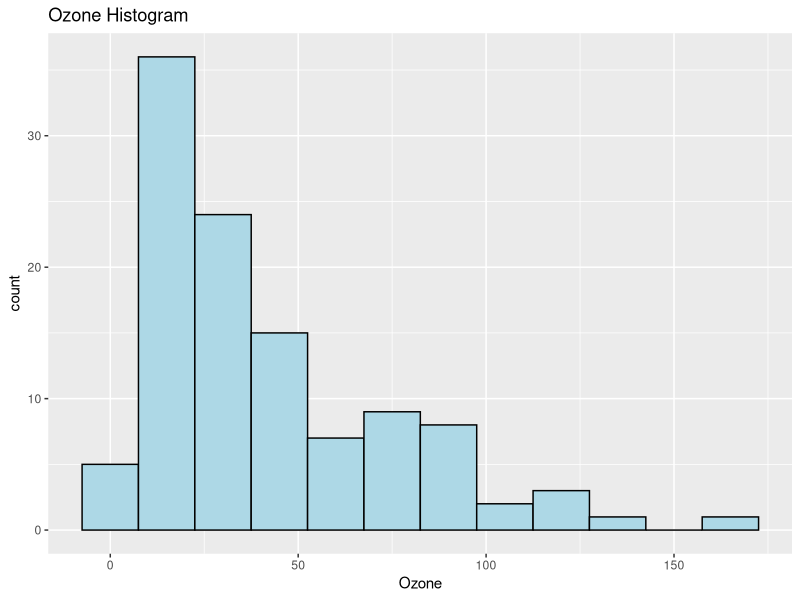
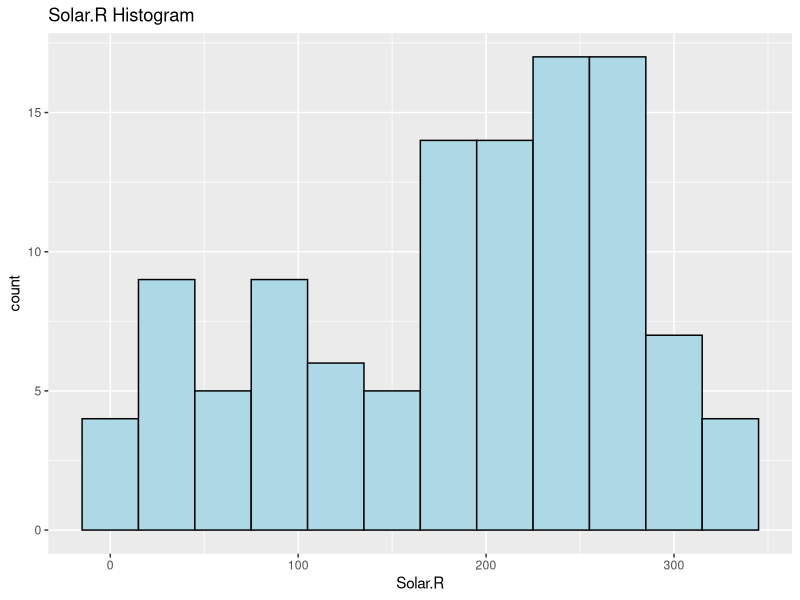
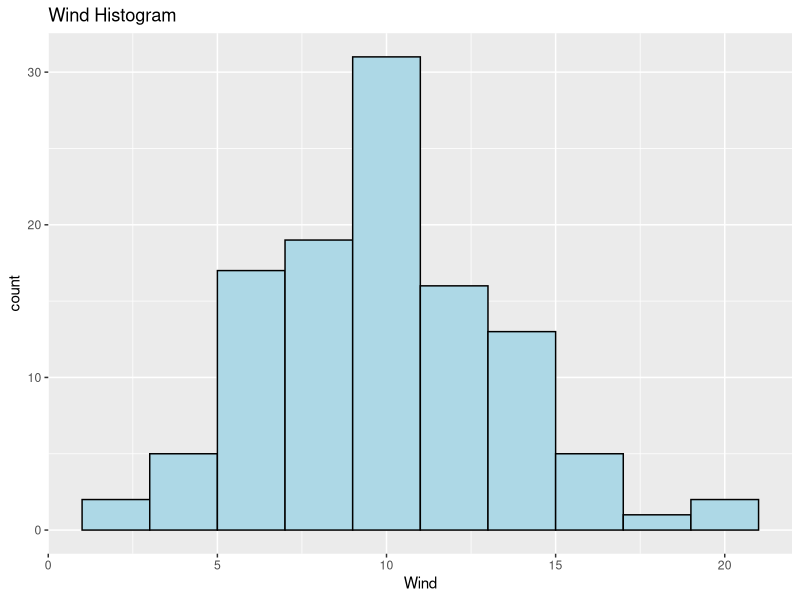
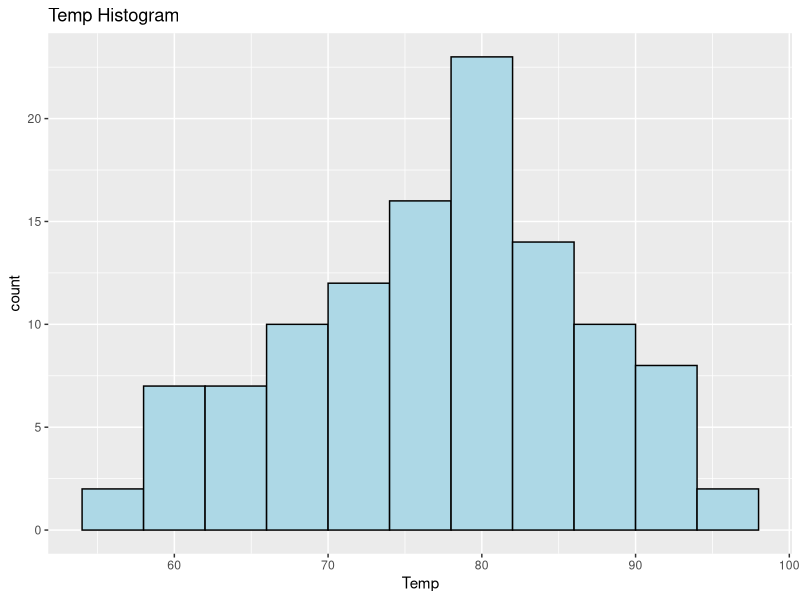
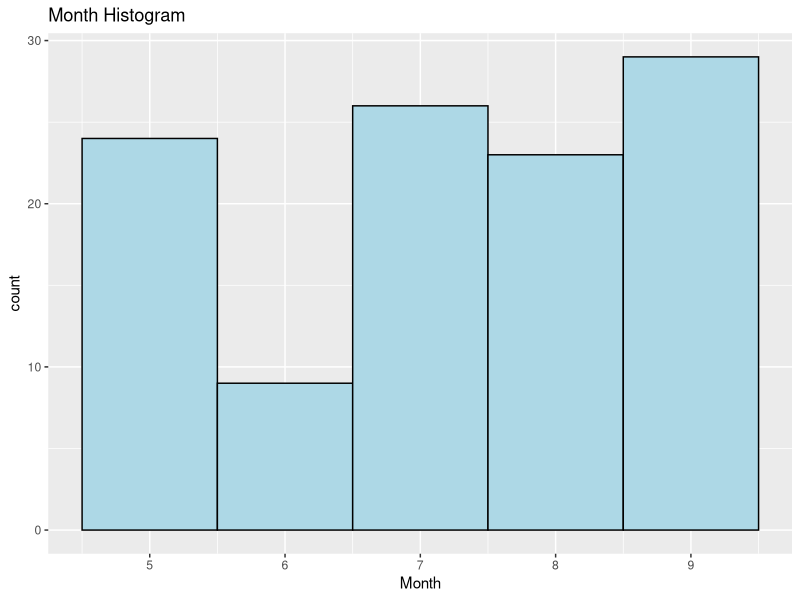
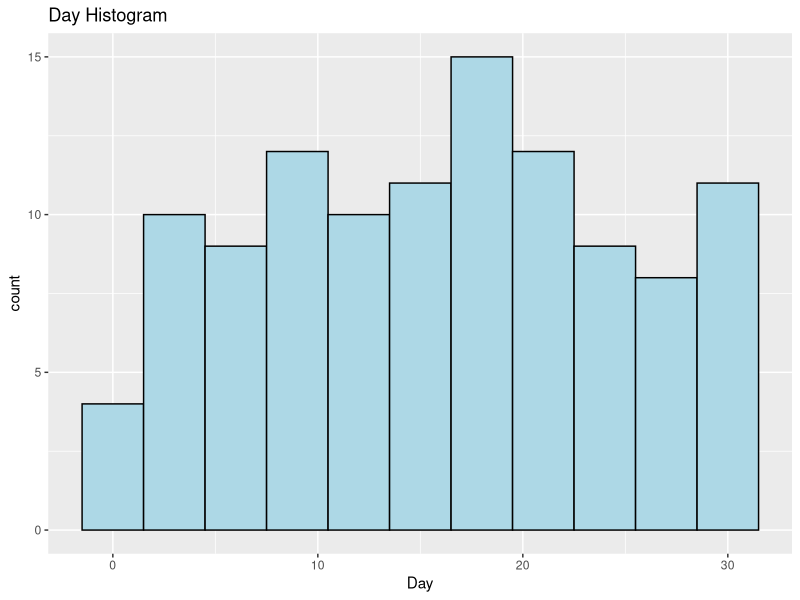
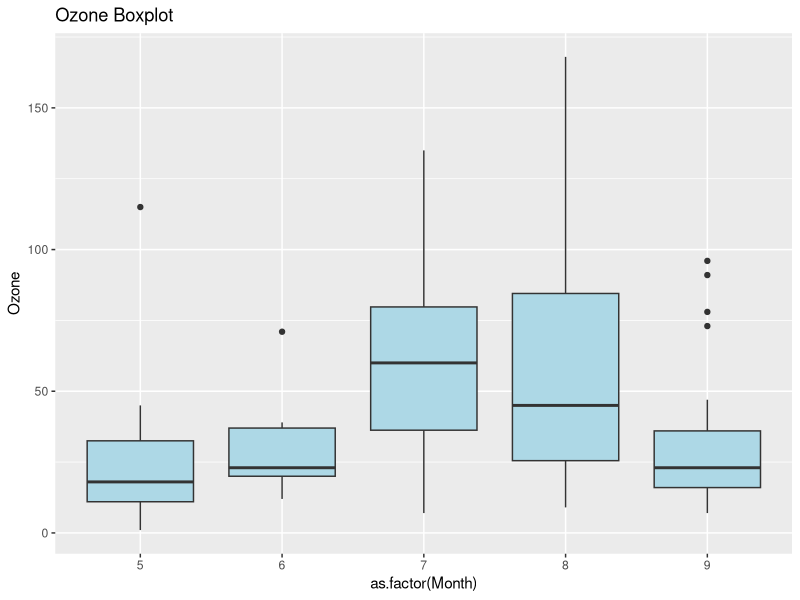
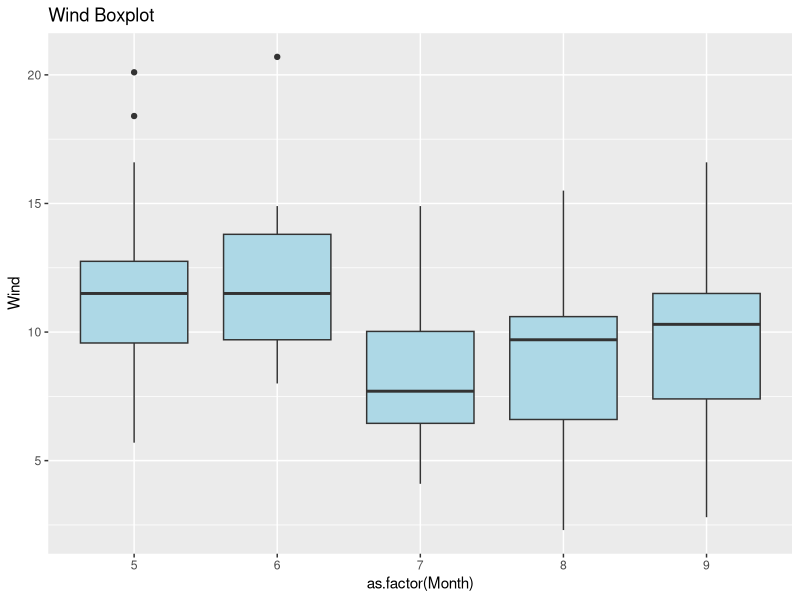

These figures' R source, in order:
# load airquality dataset into new set named airquality
myairquality <- airquality

# clean up NAs
myairqualityClean <- na.omit(myairquality)

# create histograms for each variable, number of bins chosen by taking
# the square root of the number of data points and rounding up = 11,
# binwidth calculated by taking the range of the data points and dividing
# by number of bins, rounding up
library(ggplot2)
# ozone
ozoneHist <- ggplot(myairqualityClean, aes(x=Ozone))
ozoneHist <- ozoneHist + geom_histogram(binwidth = 15, color="black", fill="light blue")
ozoneHist <- ozoneHist + ggtitle('Ozone Histogram')
ozoneHist

# solar.r
solarrHist <- ggplot(myairqualityClean, aes(x=Solar.R))
solarrHist <- solarrHist + geom_histogram(binwidth = 30, color="black", fill="light blue")
solarrHist <- solarrHist + ggtitle('Solar.R Histogram')
solarrHist

# wind
windHist <- ggplot(myairqualityClean, aes(x=Wind))
windHist <- windHist + geom_histogram(binwidth = 2, color="black", fill="light blue")
windHist <- windHist + ggtitle('Wind Histogram')
windHist

# temp
tempHist <- ggplot(myairqualityClean, aes(x=Temp))
tempHist <- tempHist + geom_histogram(binwidth = 4, color="black", fill="light blue")
tempHist <- tempHist + ggtitle('Temp Histogram')
tempHist

# month
monthHist <- ggplot(myairqualityClean, aes(x=Month))
monthHist <- monthHist + geom_histogram(binwidth = 1, color="black", fill="light blue")
monthHist <- monthHist + ggtitle('Month Histogram')
monthHist

# day
dayHist <- ggplot(myairqualityClean, aes(x=Day))
dayHist <- dayHist + geom_histogram(binwidth = 3, color="black", fill="light blue")
dayHist <- dayHist + ggtitle('Day Histogram')
dayHist

# boxplot for Ozone
ozoneBox <- ggplot(myairqualityClean, aes(x=as.factor(Month), y=Ozone))
ozoneBox <- ozoneBox + geom_boxplot(fill="light blue")
ozoneBox <- ozoneBox + ggtitle('Ozone Boxplot')
ozoneBox

# boxplot for wind
windBox <- ggplot(myairqualityClean, aes(x=as.factor(Month), y=Wind))
windBox <- windBox + geom_boxplot(fill="light blue")
windBox <- windBox + ggtitle('Wind Boxplot')
windBox

# explore how the data changes over time
# create appropriate dates
myairquality$Date <- as.Date(paste("1973", myairquality$Month, myairquality$Day, sep = "-"))

# create line charts for ozone, temp, wind, and solar.r
# ozone
ozoneLine <- ggplot(myairquality, aes(x=Date, y=Ozone))
ozoneLine <- ozoneLine + geom_line(color = "blue")
ozoneLine <- ozoneLine + ggtitle('Ozone Levels, New York, May 1-Sep 30, 1973')

# temp
tempLine <- ggplot(myairquality, aes(x=Date, y=Temp))
tempLine <- tempLine + geom_line(color = "red")
tempLine <- tempLine + ggtitle('Ozone Levels, New York, May 1-Sep 30, 1973')
tempLine

# wind
windLine <- ggplot(myairquality, aes(x=Date, y=Wind))
windLine <- windLine + geom_line(color = "green")
windLine <- windLine + ggtitle('Ozone Levels, New York, May 1-Sep 30, 1973')
windLine

# solar.r
solarLine <- ggplot(myairquality, aes(x=Date, y=Solar.R))
solarLine <- solarLine + geom_line(color = "orange")
solarLine <- solarLine + ggtitle('Ozone Levels, New York, May 1-Sep 30, 1973')
solarLine

# create chart with all 4
allFour <- ggplot(myairquality, aes(x=Date, y=Ozone)) + geom_line(color="blue")
allFour <- allFour + geom_line(aes(x=Date, y=Temp), color = "red")
allFour <- allFour + geom_line(aes(x=Date, y=Wind), color = "dark green")
allFour <- allFour + geom_line(aes(x=Date, y=Solar.R), color = "orange")
allFour <- allFour + ggtitle("Ozone, Temp, Wind, Solar.R for New York, May 1-Sep 30, 1973")
allFour <- allFour + labs(y = "Ozone(Blue), Temp(Red), Wind(Green), Solar.R(Orange)")
allFour

# look at all the data via a heatmap



# look at all the data via a scatter chart with wind along the x-axis and temperature along
# the y-axis, size representing ozone, color representing solar.r
scatter <- ggplot(myairquality, aes(x=Wind, y=Temp))
scatter <- scatter + geom_point(aes(size=Ozone, color=Solar.R))
scatter <- scatter +ggtitle("Wind vs. Temperature with Ozone by Size and Solar.R by Color, May 1-Sep 30, 1973")
scatter <- scatter + labs(y="Temperature")
scatter
